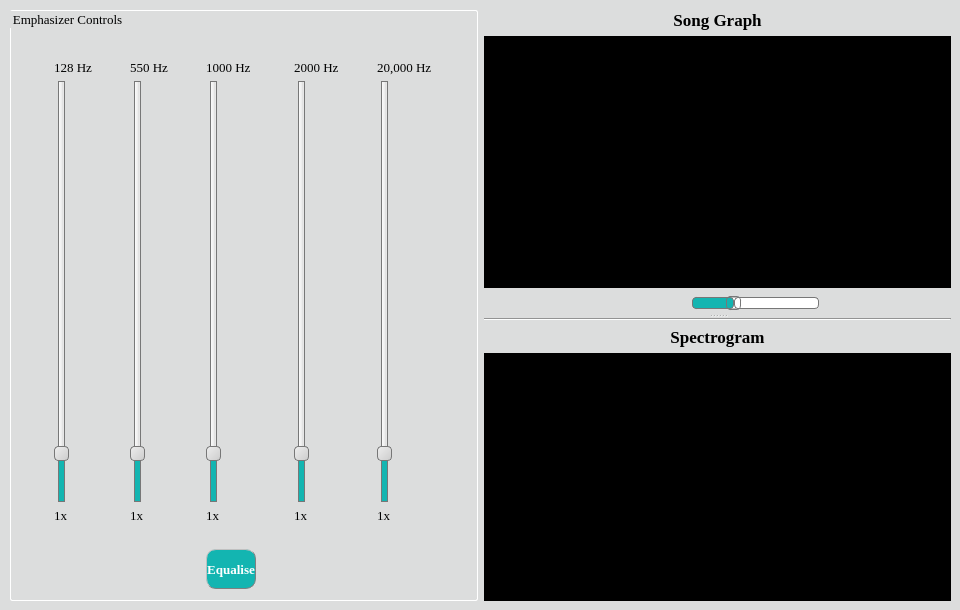
      <widget class="QWidget" name="PlayerAndEmphasizerTab">
       <property name="styleSheet">
        <string notr="true">background-color: rgb(220, 221, 221);</string>
       </property>
       <attribute name="title">
        <string>Player &amp; Emphasizer</string>
       </attribute>
       <widget class="QWidget" name="">
        <property name="geometry">
         <rect>
          <x>10</x>
          <y>10</y>
          <width>941</width>
          <height>591</height>
         </rect>
        </property>
        <layout class="QHBoxLayout" name="horizontalLayout">
         <item>
          <widget class="QGroupBox" name="InstrumentEmphasizerGroupBox">
           <property name="font">
            <font>
             <family>Georgia</family>
             <pointsize>10</pointsize>
            </font>
           </property>
           <property name="styleSheet">
            <string notr="true">QGroupBox {
border: 1.2px solid #ffffff;
border-radius: 2px;
}</string>
           </property>
           <property name="title">
            <string>Emphasizer Controls</string>
           </property>
           <layout class="QVBoxLayout" name="verticalLayout">
            <item>
             <spacer name="horizontalSpacer_3">
              <property name="orientation">
               <enum>Qt::Horizontal</enum>
              </property>
              <property name="sizeType">
               <enum>QSizePolicy::Minimum</enum>
              </property>
              <property name="sizeHint" stdset="0">
               <size>
                <width>40</width>
                <height>20</height>
               </size>
              </property>
             </spacer>
            </item>
            <item>
             <layout class="QGridLayout" name="gridLayout_3">
              <item row="2" column="3">
               <widget class="QLabel" name="E_FlatClarinetGainValueTextLabel">
                <property name="font">
                 <font>
                  <family>Georgia</family>
                  <pointsize>10</pointsize>
                  <weight>50</weight>
                  <bold>false</bold>
                 </font>
                </property>
                <property name="text">
                 <string>1x</string>
                </property>
               </widget>
              </item>
              <item row="2" column="0">
               <widget class="QLabel" name="BassGainValueTextLabel">
                <property name="font">
                 <font>
                  <family>Georgia</family>
                  <pointsize>10</pointsize>
                  <weight>50</weight>
                  <bold>false</bold>
                 </font>
                </property>
                <property name="text">
                 <string>1x</string>
                </property>
               </widget>
              </item>
              <item row="1" column="4">
               <widget class="QSlider" name="PiccoloGainVerticalSlider">
                <property name="sizePolicy">
                 <sizepolicy hsizetype="Fixed" vsizetype="Expanding">
                  <horstretch>0</horstretch>
                  <verstretch>100</verstretch>
                 </sizepolicy>
                </property>
                <property name="styleSheet">
                 <string notr="true">QSlider::groove:horizontal
{
border: 1px solid #bbb;
background: white;
width: 10px;
border-radius: 4px;
}

QSlider::sub-page:vertical
{
background: QLinearGradient( x1: 0, y1: 0, x2: 1, y2: 0, stop: 0 #fff, stop: 0.4999 #eee, stop: 0.5 #ddd, stop: 1 #eee );
border: 1px solid #777;
width: 10px;
border-radius: 4px;
}

QSlider::add-page:vertical {
background-color:rgb(19,181,177);

border: 1px solid #777;
width: 10px;
border-radius: 4px;
}

QSlider::handle:vertical {
background: qlineargradient(x1:0, y1:0, x2:1, y2:1, stop:0 #eee, stop:1 #ccc);
border: 1px solid #777;
height: 13px;
margin-top: -2px;
margin-bottom: -2px;
border-radius: 4px;
}

QSlider::handle:vertical:hover {
background: qlineargradient(x1:0, y1:0, x2:1, y2:1, stop:0 #fff, stop:1 #ddd);
border: 1px solid #444;
border-radius: 4px;
}

QSlider::sub-page:vertical:disabled {
background: #bbb;
border-color: #999;
}

QSlider::add-page:vertical:disabled {
background: #eee;
border-color: #999;
}

QSlider::handle:vertical:disabled {
background: #eee;
border: 1px solid #aaa;
border-radius: 4px;
}</string>
                </property>
                <property name="maximum">
                 <number>40</number>
                </property>
                <property name="value">
                 <number>4</number>
                </property>
                <property name="orientation">
                 <enum>Qt::Vertical</enum>
                </property>
               </widget>
              </item>
              <item row="1" column="5">
               <widget class="QSlider" name="ViolaGainVerticalSlider">
                <property name="styleSheet">
                 <string notr="true">QSlider::groove:horizontal
{
border: 1px solid #bbb;
background: white;
width: 10px;
border-radius: 4px;
}

QSlider::sub-page:vertical
{
background: QLinearGradient( x1: 0, y1: 0, x2: 1, y2: 0, stop: 0 #fff, stop: 0.4999 #eee, stop: 0.5 #ddd, stop: 1 #eee );
border: 1px solid #777;
width: 10px;
border-radius: 4px;
}

QSlider::add-page:vertical {
background-color:rgb(19,181,177);

border: 1px solid #777;
width: 10px;
border-radius: 4px;
}

QSlider::handle:vertical {
background: qlineargradient(x1:0, y1:0, x2:1, y2:1, stop:0 #eee, stop:1 #ccc);
border: 1px solid #777;
height: 13px;
margin-top: -2px;
margin-bottom: -2px;
border-radius: 4px;
}

QSlider::handle:vertical:hover {
background: qlineargradient(x1:0, y1:0, x2:1, y2:1, stop:0 #fff, stop:1 #ddd);
border: 1px solid #444;
border-radius: 4px;
}

QSlider::sub-page:vertical:disabled {
background: #bbb;
border-color: #999;
}

QSlider::add-page:vertical:disabled {
background: #eee;
border-color: #999;
}

QSlider::handle:vertical:disabled {
background: #eee;
border: 1px solid #aaa;
border-radius: 4px;
}</string>
                </property>
                <property name="maximum">
                 <number>40</number>
                </property>
                <property name="value">
                 <number>4</number>
                </property>
                <property name="orientation">
                 <enum>Qt::Vertical</enum>
                </property>
               </widget>
              </item>
              <item row="1" column="3">
               <widget class="QSlider" name="E_FlatClarinetGainVerticalSlider">
                <property name="styleSheet">
                 <string notr="true">QSlider::groove:horizontal
{
border: 1px solid #bbb;
background: white;
width: 10px;
border-radius: 4px;
}

QSlider::sub-page:vertical
{
background: QLinearGradient( x1: 0, y1: 0, x2: 1, y2: 0, stop: 0 #fff, stop: 0.4999 #eee, stop: 0.5 #ddd, stop: 1 #eee );
border: 1px solid #777;
width: 10px;
border-radius: 4px;
}

QSlider::add-page:vertical {
background-color:rgb(19,181,177);

border: 1px solid #777;
width: 10px;
border-radius: 4px;
}

QSlider::handle:vertical {
background: qlineargradient(x1:0, y1:0, x2:1, y2:1, stop:0 #eee, stop:1 #ccc);
border: 1px solid #777;
height: 13px;
margin-top: -2px;
margin-bottom: -2px;
border-radius: 4px;
}

QSlider::handle:vertical:hover {
background: qlineargradient(x1:0, y1:0, x2:1, y2:1, stop:0 #fff, stop:1 #ddd);
border: 1px solid #444;
border-radius: 4px;
}

QSlider::sub-page:vertical:disabled {
background: #bbb;
border-color: #999;
}

QSlider::add-page:vertical:disabled {
background: #eee;
border-color: #999;
}

QSlider::handle:vertical:disabled {
background: #eee;
border: 1px solid #aaa;
border-radius: 4px;
}</string>
                </property>
                <property name="maximum">
                 <number>40</number>
                </property>
                <property name="value">
                 <number>4</number>
                </property>
                <property name="orientation">
                 <enum>Qt::Vertical</enum>
                </property>
               </widget>
              </item>
              <item row="0" column="0">
               <widget class="QLabel" name="BassMaximumFrequencyTextLabel">
                <property name="font">
                 <font>
                  <family>Georgia</family>
                  <pointsize>10</pointsize>
                  <weight>50</weight>
                  <bold>false</bold>
                 </font>
                </property>
                <property name="text">
                 <string>128 Hz</string>
                </property>
               </widget>
              </item>
              <item row="0" column="2">
               <widget class="QLabel" name="TromboneMaximumFrequencyTextLabel">
                <property name="font">
                 <font>
                  <family>Georgia</family>
                  <pointsize>10</pointsize>
                  <weight>50</weight>
                  <bold>false</bold>
                 </font>
                </property>
                <property name="text">
                 <string>550 Hz</string>
                </property>
               </widget>
              </item>
              <item row="0" column="5">
               <widget class="QLabel" name="ViolaMaximumFrequencyTextLabel">
                <property name="font">
                 <font>
                  <family>Georgia</family>
                  <pointsize>10</pointsize>
                  <weight>50</weight>
                  <bold>false</bold>
                 </font>
                </property>
                <property name="text">
                 <string>20,000 Hz</string>
                </property>
               </widget>
              </item>
              <item row="3" column="3">
               <widget class="QLabel" name="E_FlatClarinetImageLabel">
                <property name="text">
                 <string/>
                </property>
                <property name="pixmap">
                 <pixmap resource="../../../../../images.qrc">:/icons/icons/clarinet.png</pixmap>
                </property>
               </widget>
              </item>
              <item row="2" column="5">
               <widget class="QLabel" name="ViolaGainValueTextLabel">
                <property name="font">
                 <font>
                  <family>Georgia</family>
                  <pointsize>10</pointsize>
                  <weight>50</weight>
                  <bold>false</bold>
                 </font>
                </property>
                <property name="text">
                 <string>1x</string>
                </property>
               </widget>
              </item>
              <item row="3" column="0">
               <widget class="QLabel" name="BassImageLabel">
                <property name="text">
                 <string/>
                </property>
                <property name="pixmap">
                 <pixmap resource="../../../../../images.qrc">:/icons/icons/double-bass.png</pixmap>
                </property>
                <property name="scaledContents">
                 <bool>false</bool>
                </property>
                <property name="alignment">
                 <set>Qt::AlignCenter</set>
                </property>
               </widget>
              </item>
              <item row="0" column="4">
               <widget class="QLabel" name="PiccoloMaximumFrequencyTextLabel">
                <property name="font">
                 <font>
                  <family>Georgia</family>
                  <pointsize>10</pointsize>
                  <weight>50</weight>
                  <bold>false</bold>
                 </font>
                </property>
                <property name="text">
                 <string>2000 Hz</string>
                </property>
               </widget>
              </item>
              <item row="1" column="2">
               <widget class="QSlider" name="TromboneGainVerticalSlider">
                <property name="styleSheet">
                 <string notr="true">QSlider::groove:horizontal
{
border: 1px solid #bbb;
background: white;
width: 10px;
border-radius: 4px;
}

QSlider::sub-page:vertical
{
background: QLinearGradient( x1: 0, y1: 0, x2: 1, y2: 0, stop: 0 #fff, stop: 0.4999 #eee, stop: 0.5 #ddd, stop: 1 #eee );
border: 1px solid #777;
width: 10px;
border-radius: 4px;
}

QSlider::add-page:vertical {
background-color:rgb(19,181,177);

border: 1px solid #777;
width: 10px;
border-radius: 4px;
}

QSlider::handle:vertical {
background: qlineargradient(x1:0, y1:0, x2:1, y2:1, stop:0 #eee, stop:1 #ccc);
border: 1px solid #777;
height: 13px;
margin-top: -2px;
margin-bottom: -2px;
border-radius: 4px;
}

QSlider::handle:vertical:hover {
background: qlineargradient(x1:0, y1:0, x2:1, y2:1, stop:0 #fff, stop:1 #ddd);
border: 1px solid #444;
border-radius: 4px;
}

QSlider::sub-page:vertical:disabled {
background: #bbb;
border-color: #999;
}

QSlider::add-page:vertical:disabled {
background: #eee;
border-color: #999;
}

QSlider::handle:vertical:disabled {
background: #eee;
border: 1px solid #aaa;
border-radius: 4px;
}</string>
                </property>
                <property name="maximum">
                 <number>40</number>
                </property>
                <property name="value">
                 <number>4</number>
                </property>
                <property name="sliderPosition">
                 <number>4</number>
                </property>
                <property name="orientation">
                 <enum>Qt::Vertical</enum>
                </property>
                <property name="invertedAppearance">
                 <bool>false</bool>
                </property>
                <property name="invertedControls">
                 <bool>false</bool>
                </property>
               </widget>
              </item>
              <item row="2" column="2">
               <widget class="QLabel" name="TromboneGainValueTextLabel">
                <property name="font">
                 <font>
                  <family>Georgia</family>
                  <pointsize>10</pointsize>
                  <weight>50</weight>
                  <bold>false</bold>
                 </font>
                </property>
                <property name="text">
                 <string>1x</string>
                </property>
               </widget>
              </item>
              <item row="2" column="4">
               <widget class="QLabel" name="PiccoloGainValueTextLabel">
                <property name="font">
                 <font>
                  <family>Georgia</family>
                  <pointsize>10</pointsize>
                  <weight>50</weight>
                  <bold>false</bold>
                 </font>
                </property>
                <property name="text">
                 <string>1x</string>
                </property>
               </widget>
              </item>
              <item row="3" column="2">
               <widget class="QLabel" name="TromboneImageLabel">
                <property name="text">
                 <string/>
                </property>
                <property name="pixmap">
                 <pixmap>../Musical-Instruments-Emphasizer/images/tromboneResize.png</pixmap>
                </property>
               </widget>
              </item>
              <item row="3" column="4">
               <widget class="QLabel" name="PiccoloImageLabel">
                <property name="text">
                 <string/>
                </property>
                <property name="pixmap">
                 <pixmap resource="../../../../../images.qrc">:/icons/icons/piccolo1.png</pixmap>
                </property>
               </widget>
              </item>
              <item row="0" column="3">
               <widget class="QLabel" name="E_FlatClarinetMaximumFrequencyTextLabel">
                <property name="font">
                 <font>
                  <family>Georgia</family>
                  <pointsize>10</pointsize>
                  <weight>50</weight>
                  <bold>false</bold>
                 </font>
                </property>
                <property name="text">
                 <string>1000 Hz</string>
                </property>
               </widget>
              </item>
              <item row="1" column="0">
               <widget class="QSlider" name="BassGainVerticalSlider">
                <property name="styleSheet">
                 <string notr="true">QSlider::groove:horizontal
{
border: 1px solid #bbb;
background: white;
width: 10px;
border-radius: 4px;
}

QSlider::sub-page:vertical
{
background: QLinearGradient( x1: 0, y1: 0, x2: 1, y2: 0, stop: 0 #fff, stop: 0.4999 #eee, stop: 0.5 #ddd, stop: 1 #eee );
border: 1px solid #777;
width: 10px;
border-radius: 4px;
}

QSlider::add-page:vertical {
background-color:rgb(19,181,177);

border: 1px solid #777;
width: 10px;
border-radius: 4px;
}

QSlider::handle:vertical {
background: qlineargradient(x1:0, y1:0, x2:1, y2:1, stop:0 #eee, stop:1 #ccc);
border: 1px solid #777;
height: 13px;
margin-top: -2px;
margin-bottom: -2px;
border-radius: 4px;
}

QSlider::handle:vertical:hover {
background: qlineargradient(x1:0, y1:0, x2:1, y2:1, stop:0 #fff, stop:1 #ddd);
border: 1px solid #444;
border-radius: 4px;
}

QSlider::sub-page:vertical:disabled {
background: #bbb;
border-color: #999;
}

QSlider::add-page:vertical:disabled {
background: #eee;
border-color: #999;
}

QSlider::handle:vertical:disabled {
background: #eee;
border: 1px solid #aaa;
border-radius: 4px;
}</string>
                </property>
                <property name="maximum">
                 <number>40</number>
                </property>
                <property name="value">
                 <number>4</number>
                </property>
                <property name="orientation">
                 <enum>Qt::Vertical</enum>
                </property>
               </widget>
              </item>
              <item row="4" column="4">
               <spacer name="verticalSpacer">
                <property name="orientation">
                 <enum>Qt::Vertical</enum>
                </property>
                <property name="sizeHint" stdset="0">
                 <size>
                  <width>20</width>
                  <height>40</height>
                 </size>
                </property>
               </spacer>
              </item>
              <item row="3" column="5">
               <widget class="QLabel" name="ViolaImageLabel">
                <property name="text">
                 <string/>
                </property>
                <property name="pixmap">
                 <pixmap resource="../../../../../images.qrc">:/image/icons/ViolaNew.png</pixmap>
                </property>
               </widget>
              </item>
              <item row="4" column="3">
               <widget class="QPushButton" name="equaliseEmphasizerPushButton">
                <property name="sizePolicy">
                 <sizepolicy hsizetype="Fixed" vsizetype="Preferred">
                  <horstretch>0</horstretch>
                  <verstretch>0</verstretch>
                 </sizepolicy>
                </property>
                <property name="font">
                 <font>
                  <family>Georgia</family>
                  <pointsize>10</pointsize>
                  <weight>75</weight>
                  <bold>true</bold>
                 </font>
                </property>
                <property name="styleSheet">
                 <string notr="true">QPushButton {
	color: rgb(255, 255, 255);
	border: 1.1px grey;
    border-radius: 10px;
    border-style: outset;
	background-color: rgb(19, 181, 177);
    }

QPushButton:hover {
	background-color: rgb(0, 147, 129);
    }

QPushButton:pressed {
	background-color: rgb(0, 115, 101);
    }</string>
                </property>
                <property name="text">
                 <string>Equalise</string>
                </property>
               </widget>
              </item>
             </layout>
            </item>
           </layout>
          </widget>
         </item>
         <item>
          <widget class="QSplitter" name="splitter">
           <property name="orientation">
            <enum>Qt::Vertical</enum>
           </property>
           <widget class="QWidget" name="layoutWidget">
            <layout class="QGridLayout" name="mainGraphGridLayout">
             <item row="2" column="2">
              <widget class="QPushButton" name="VolumeIconPushButton">
               <property name="styleSheet">
                <string notr="true">QPushButton{
border-radius:20px;
	
}</string>
               </property>
               <property name="text">
                <string/>
               </property>
               <property name="icon">
                <iconset resource="../../../../../images.qrc">
                 <normaloff>:/image/icons/speaker-filled-audio-tool.png</normaloff>:/image/icons/speaker-filled-audio-tool.png</iconset>
               </property>
              </widget>
             </item>
             <item row="2" column="1">
              <widget class="QPushButton" name="PlayAndPausePushButton">
               <property name="styleSheet">
                <string notr="true">QPushButton{
border-radius:20px;
	
}
QPushButton:hover{
 background-color: rgb(188,188,188);
}
</string>
               </property>
               <property name="text">
                <string/>
               </property>
               <property name="icon">
                <iconset resource="../../../../../images.qrc">
                 <normaloff>:/image/icons/play.png</normaloff>:/image/icons/play.png</iconset>
               </property>
               <property name="checkable">
                <bool>true</bool>
               </property>
              </widget>
             </item>
             <item row="2" column="4">
              <spacer name="horizontalSpacer">
               <property name="orientation">
                <enum>Qt::Horizontal</enum>
               </property>
               <property name="sizeHint" stdset="0">
                <size>
                 <width>40</width>
                 <height>20</height>
                </size>
               </property>
              </spacer>
             </item>
             <item row="2" column="3">
              <widget class="QSlider" name="VolumeUpDownHorizontalSlider">
               <property name="styleSheet">
                <string notr="true">QSlider::groove:horizontal {
border: 1px solid #bbb;
background: white;
height: 10px;
border-radius: 4px;
}

QSlider::sub-page:horizontal {
background-color:rgb(19,181,177);
border: 1px solid #777;
height: 10px;
border-radius: 4px;
}

QSlider::add-page:horizontal {
background: #fff;
border: 1px solid #777;
height: 10px;
border-radius: 4px;
}

QSlider::handle:horizontal {
background: qlineargradient(x1:0, y1:0, x2:1, y2:1,
    stop:0 #eee, stop:1 #ccc);
border: 1px solid #777;
width: 13px;
margin-top: -2px;
margin-bottom: -2px;
border-radius: 4px;
}

QSlider::handle:horizontal:hover {
background: qlineargradient(x1:0, y1:0, x2:1, y2:1,
    stop:0 #fff, stop:1 #ddd);
border: 1px solid #444;
border-radius: 4px;
}

QSlider::sub-page:horizontal:disabled {
background: #bbb;
border-color: #999;
}

QSlider::add-page:horizontal:disabled {
background: #eee;
border-color: #999;
}

QSlider::handle:horizontal:disabled {
background: #eee;
border: 1px solid #aaa;
border-radius: 4px;
}</string>
               </property>
               <property name="maximum">
                <number>100</number>
               </property>
               <property name="value">
                <number>30</number>
               </property>
               <property name="orientation">
                <enum>Qt::Horizontal</enum>
               </property>
              </widget>
             </item>
             <item row="2" column="0">
              <spacer name="horizontalSpacer_2">
               <property name="orientation">
                <enum>Qt::Horizontal</enum>
               </property>
               <property name="sizeHint" stdset="0">
                <size>
                 <width>40</width>
                 <height>20</height>
                </size>
               </property>
              </spacer>
             </item>
             <item row="1" column="0" colspan="5">
              <widget class="PlotWidget" name="SongGraphGraphicsView">
               <property name="styleSheet">
                <string notr="true">background-color: rgb(0, 0, 0);</string>
               </property>
              </widget>
             </item>
             <item row="0" column="0" colspan="5">
              <widget class="QLabel" name="SongGraphTextLabel">
               <property name="font">
                <font>
                 <family>Georgia</family>
                 <pointsize>13</pointsize>
                 <weight>75</weight>
                 <bold>true</bold>
                </font>
               </property>
               <property name="text">
                <string>Song Graph</string>
               </property>
               <property name="alignment">
                <set>Qt::AlignCenter</set>
               </property>
              </widget>
             </item>
            </layout>
           </widget>
           <widget class="QWidget" name="gridLayoutWidget_2">
            <layout class="QGridLayout" name="spectrogramAndTitelGridLayout">
             <item row="2" column="1">
              <layout class="QGridLayout" name="spectrogramGridLayout">
               <item row="0" column="0">
                <widget class="PlotWidget" name="SpectrogramGraphGraphicsView">
                 <property name="styleSheet">
                  <string notr="true">background-color: rgb(0, 0, 0);</string>
                 </property>
                </widget>
               </item>
              </layout>
             </item>
             <item row="1" column="1">
              <widget class="QLabel" name="SpectrogramGraphTextLabel">
               <property name="font">
                <font>
                 <family>Georgia</family>
                 <pointsize>13</pointsize>
                 <weight>75</weight>
                 <bold>true</bold>
                </font>
               </property>
               <property name="text">
                <string>Spectrogram</string>
               </property>
               <property name="alignment">
                <set>Qt::AlignCenter</set>
               </property>
              </widget>
             </item>
             <item row="0" column="1">
              <widget class="Line" name="line_2">
               <property name="orientation">
                <enum>Qt::Horizontal</enum>
               </property>
              </widget>
             </item>
            </layout>
           </widget>
          </widget>
         </item>
        </layout>
       </widget>
      </widget>
